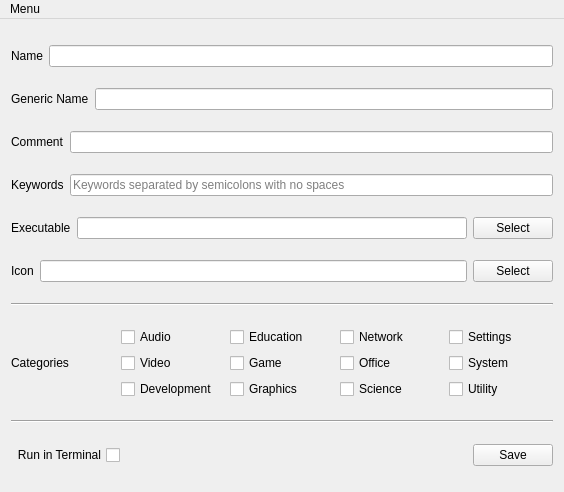
<?xml version="1.0" encoding="UTF-8"?>
<ui version="4.0">
 <class>MainWindow</class>
 <widget class="QMainWindow" name="MainWindow">
  <property name="geometry">
   <rect>
    <x>0</x>
    <y>0</y>
    <width>564</width>
    <height>492</height>
   </rect>
  </property>
  <property name="windowTitle">
   <string>MainWindow</string>
  </property>
  <widget class="QWidget" name="centralWidget">
   <layout class="QVBoxLayout" name="verticalLayout_6">
    <item>
     <layout class="QHBoxLayout" name="horizontalLayout_3">
      <item>
       <widget class="QLabel" name="label_name">
        <property name="text">
         <string>Name</string>
        </property>
        <property name="buddy">
         <cstring>lineEdit_name</cstring>
        </property>
       </widget>
      </item>
      <item>
       <widget class="QLineEdit" name="lineEdit_name"/>
      </item>
     </layout>
    </item>
    <item>
     <layout class="QHBoxLayout" name="horizontalLayout_4">
      <item>
       <widget class="QLabel" name="label_genericname">
        <property name="text">
         <string>Generic Name</string>
        </property>
        <property name="buddy">
         <cstring>lineEdit_genericname</cstring>
        </property>
       </widget>
      </item>
      <item>
       <widget class="QLineEdit" name="lineEdit_genericname"/>
      </item>
     </layout>
    </item>
    <item>
     <layout class="QHBoxLayout" name="horizontalLayout_5">
      <item>
       <widget class="QLabel" name="label_comment">
        <property name="toolTip">
         <string/>
        </property>
        <property name="text">
         <string>Comment</string>
        </property>
        <property name="buddy">
         <cstring>lineEdit_comment</cstring>
        </property>
       </widget>
      </item>
      <item>
       <widget class="QLineEdit" name="lineEdit_comment"/>
      </item>
     </layout>
    </item>
    <item>
     <layout class="QVBoxLayout" name="verticalLayout">
      <item>
       <layout class="QHBoxLayout" name="horizontalLayout_7">
        <item>
         <widget class="QLabel" name="label_keywords">
          <property name="toolTip">
           <string>Values seperated by semicolon (no spaces) </string>
          </property>
          <property name="toolTipDuration">
           <number>3</number>
          </property>
          <property name="text">
           <string>Keywords</string>
          </property>
          <property name="buddy">
           <cstring>lineEdit_keywords</cstring>
          </property>
         </widget>
        </item>
        <item>
         <widget class="QLineEdit" name="lineEdit_keywords">
          <property name="placeholderText">
           <string>Keywords separated by semicolons with no spaces</string>
          </property>
         </widget>
        </item>
       </layout>
      </item>
     </layout>
    </item>
    <item>
     <layout class="QHBoxLayout" name="horizontalLayout_6">
      <item>
       <widget class="QLabel" name="label_executable">
        <property name="text">
         <string>Executable</string>
        </property>
        <property name="buddy">
         <cstring>lineEdit_executable</cstring>
        </property>
       </widget>
      </item>
      <item>
       <widget class="QLineEdit" name="lineEdit_executable"/>
      </item>
      <item>
       <widget class="QPushButton" name="pushButton_executable">
        <property name="text">
         <string>Select</string>
        </property>
       </widget>
      </item>
     </layout>
    </item>
    <item>
     <layout class="QHBoxLayout" name="horizontalLayout_2">
      <item>
       <widget class="QLabel" name="label_icon">
        <property name="text">
         <string>Icon</string>
        </property>
        <property name="buddy">
         <cstring>lineEdit_icon</cstring>
        </property>
       </widget>
      </item>
      <item>
       <widget class="QLineEdit" name="lineEdit_icon"/>
      </item>
      <item>
       <widget class="QPushButton" name="pushButton_icon">
        <property name="text">
         <string>Select</string>
        </property>
       </widget>
      </item>
     </layout>
    </item>
    <item>
     <widget class="Line" name="line">
      <property name="orientation">
       <enum>Qt::Horizontal</enum>
      </property>
     </widget>
    </item>
    <item>
     <layout class="QHBoxLayout" name="horizontalLayout">
      <item>
       <widget class="QLabel" name="label__categories">
        <property name="text">
         <string>Categories</string>
        </property>
       </widget>
      </item>
      <item>
       <layout class="QVBoxLayout" name="verticalLayout_2">
        <item>
         <widget class="QCheckBox" name="checkBox_audio">
          <property name="text">
           <string>Audio</string>
          </property>
         </widget>
        </item>
        <item>
         <widget class="QCheckBox" name="checkBox_video">
          <property name="text">
           <string>Video</string>
          </property>
         </widget>
        </item>
        <item>
         <widget class="QCheckBox" name="checkBox_development">
          <property name="text">
           <string>Development</string>
          </property>
         </widget>
        </item>
       </layout>
      </item>
      <item>
       <layout class="QVBoxLayout" name="verticalLayout_3">
        <item>
         <widget class="QCheckBox" name="checkBox_education">
          <property name="text">
           <string>Education</string>
          </property>
         </widget>
        </item>
        <item>
         <widget class="QCheckBox" name="checkBox_game">
          <property name="text">
           <string>Game</string>
          </property>
         </widget>
        </item>
        <item>
         <widget class="QCheckBox" name="checkBox_graphics">
          <property name="text">
           <string>Graphics</string>
          </property>
         </widget>
        </item>
       </layout>
      </item>
      <item>
       <layout class="QVBoxLayout" name="verticalLayout_4">
        <item>
         <widget class="QCheckBox" name="checkBox_network">
          <property name="text">
           <string>Network</string>
          </property>
         </widget>
        </item>
        <item>
         <widget class="QCheckBox" name="checkBox_office">
          <property name="text">
           <string>Office</string>
          </property>
         </widget>
        </item>
        <item>
         <widget class="QCheckBox" name="checkBox_science">
          <property name="text">
           <string>Science</string>
          </property>
         </widget>
        </item>
       </layout>
      </item>
      <item>
       <layout class="QVBoxLayout" name="verticalLayout_5">
        <item>
         <widget class="QCheckBox" name="checkBox_settings">
          <property name="text">
           <string>Settings</string>
          </property>
         </widget>
        </item>
        <item>
         <widget class="QCheckBox" name="checkBox_system">
          <property name="text">
           <string>System</string>
          </property>
         </widget>
        </item>
        <item>
         <widget class="QCheckBox" name="checkBox_utility">
          <property name="text">
           <string>Utility</string>
          </property>
         </widget>
        </item>
       </layout>
      </item>
     </layout>
    </item>
    <item>
     <widget class="Line" name="line_2">
      <property name="orientation">
       <enum>Qt::Horizontal</enum>
      </property>
     </widget>
    </item>
    <item>
     <layout class="QHBoxLayout" name="horizontalLayout_8">
      <item>
       <widget class="QCheckBox" name="checkBox_terminal">
        <property name="layoutDirection">
         <enum>Qt::RightToLeft</enum>
        </property>
        <property name="text">
         <string>Run in Terminal</string>
        </property>
       </widget>
      </item>
      <item>
       <spacer name="horizontalSpacer">
        <property name="orientation">
         <enum>Qt::Horizontal</enum>
        </property>
        <property name="sizeHint" stdset="0">
         <size>
          <width>40</width>
          <height>20</height>
         </size>
        </property>
       </spacer>
      </item>
      <item>
       <widget class="QPushButton" name="pushButton_save">
        <property name="text">
         <string>Save</string>
        </property>
       </widget>
      </item>
     </layout>
    </item>
   </layout>
  </widget>
  <widget class="QMenuBar" name="menuBar">
   <property name="geometry">
    <rect>
     <x>0</x>
     <y>0</y>
     <width>564</width>
     <height>27</height>
    </rect>
   </property>
   <widget class="QMenu" name="menuMenu">
    <property name="title">
     <string>Menu</string>
    </property>
    <addaction name="actionSave"/>
    <addaction name="actionClose"/>
   </widget>
   <addaction name="menuMenu"/>
  </widget>
  <action name="actionClose">
   <property name="text">
    <string>Close</string>
   </property>
  </action>
  <action name="actionSave">
   <property name="text">
    <string>Save</string>
   </property>
  </action>
 </widget>
 <layoutdefault spacing="6" margin="11"/>
 <resources/>
 <connections/>
</ui>
